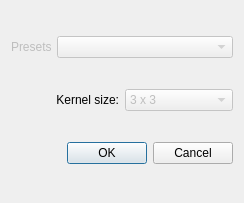
<?xml version="1.0" encoding="UTF-8"?>
<ui version="4.0">
 <class>FilterDialog</class>
 <widget class="QDialog" name="FilterDialog">
  <property name="geometry">
   <rect>
    <x>0</x>
    <y>0</y>
    <width>244</width>
    <height>203</height>
   </rect>
  </property>
  <property name="windowTitle">
   <string>Set Filter</string>
  </property>
  <layout class="QVBoxLayout" name="verticalLayout">
   <item>
    <layout class="QHBoxLayout" name="horizontalLayout_2">
     <item>
      <widget class="QLabel" name="label_3">
       <property name="enabled">
        <bool>false</bool>
       </property>
       <property name="maximumSize">
        <size>
         <width>40</width>
         <height>16777215</height>
        </size>
       </property>
       <property name="text">
        <string>Presets:</string>
       </property>
       <property name="alignment">
        <set>Qt::AlignJustify|Qt::AlignVCenter</set>
       </property>
      </widget>
     </item>
     <item>
      <widget class="QComboBox" name="comboBox_3">
       <property name="enabled">
        <bool>false</bool>
       </property>
      </widget>
     </item>
    </layout>
   </item>
   <item>
    <layout class="QHBoxLayout" name="horizontalLayout">
     <item>
      <widget class="QLabel" name="label_2">
       <property name="text">
        <string>Kernel size:</string>
       </property>
       <property name="alignment">
        <set>Qt::AlignRight|Qt::AlignTrailing|Qt::AlignVCenter</set>
       </property>
      </widget>
     </item>
     <item>
      <widget class="QComboBox" name="comboBox">
       <property name="enabled">
        <bool>false</bool>
       </property>
       <item>
        <property name="text">
         <string>3 x 3</string>
        </property>
       </item>
       <item>
        <property name="text">
         <string>5 x 5</string>
        </property>
       </item>
       <item>
        <property name="text">
         <string>7 x 7</string>
        </property>
       </item>
       <item>
        <property name="text">
         <string>9 x 9</string>
        </property>
       </item>
      </widget>
     </item>
    </layout>
   </item>
   <item>
    <layout class="QGridLayout" name="kernelGrid"/>
   </item>
   <item>
    <widget class="QDialogButtonBox" name="buttonBox">
     <property name="orientation">
      <enum>Qt::Horizontal</enum>
     </property>
     <property name="standardButtons">
      <set>QDialogButtonBox::Cancel|QDialogButtonBox::Ok</set>
     </property>
    </widget>
   </item>
  </layout>
 </widget>
 <resources/>
 <connections>
  <connection>
   <sender>buttonBox</sender>
   <signal>accepted()</signal>
   <receiver>FilterDialog</receiver>
   <slot>accept()</slot>
   <hints>
    <hint type="sourcelabel">
     <x>248</x>
     <y>254</y>
    </hint>
    <hint type="destinationlabel">
     <x>157</x>
     <y>274</y>
    </hint>
   </hints>
  </connection>
  <connection>
   <sender>buttonBox</sender>
   <signal>rejected()</signal>
   <receiver>FilterDialog</receiver>
   <slot>reject()</slot>
   <hints>
    <hint type="sourcelabel">
     <x>316</x>
     <y>260</y>
    </hint>
    <hint type="destinationlabel">
     <x>286</x>
     <y>274</y>
    </hint>
   </hints>
  </connection>
 </connections>
</ui>
